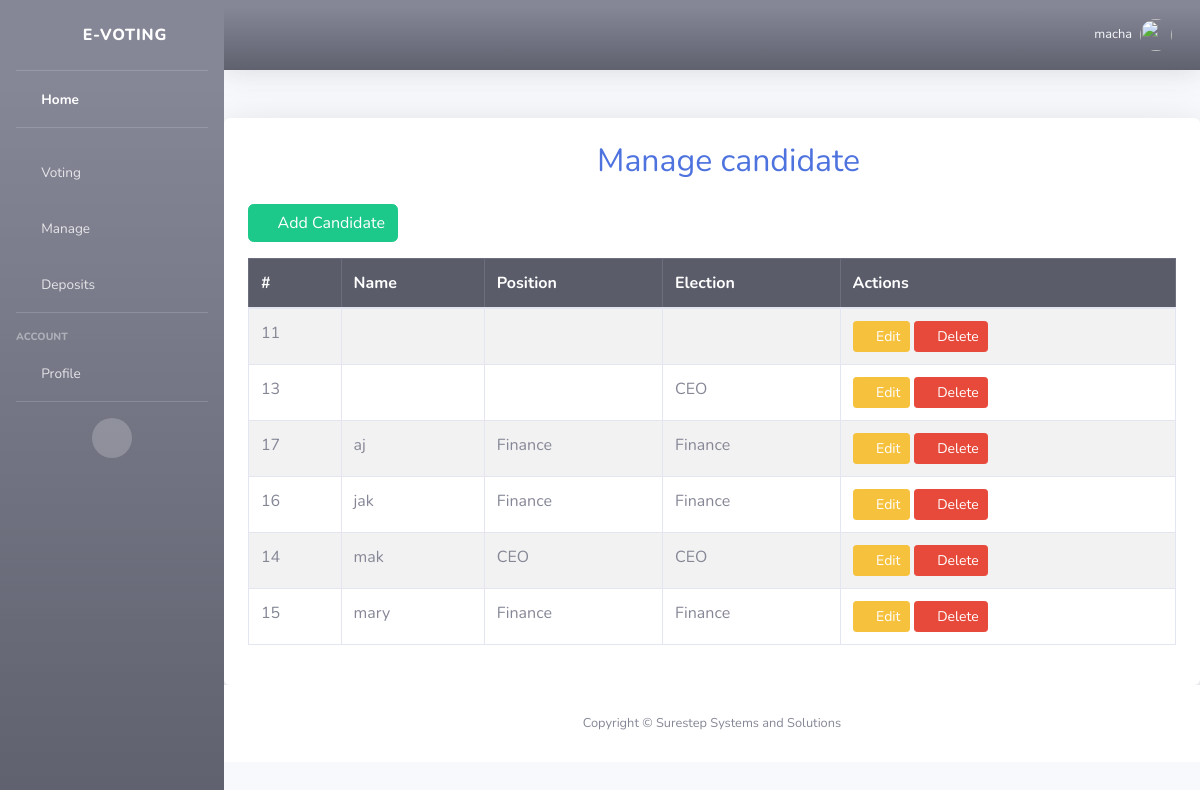
The app's page /manage_cand (signed in), older data.
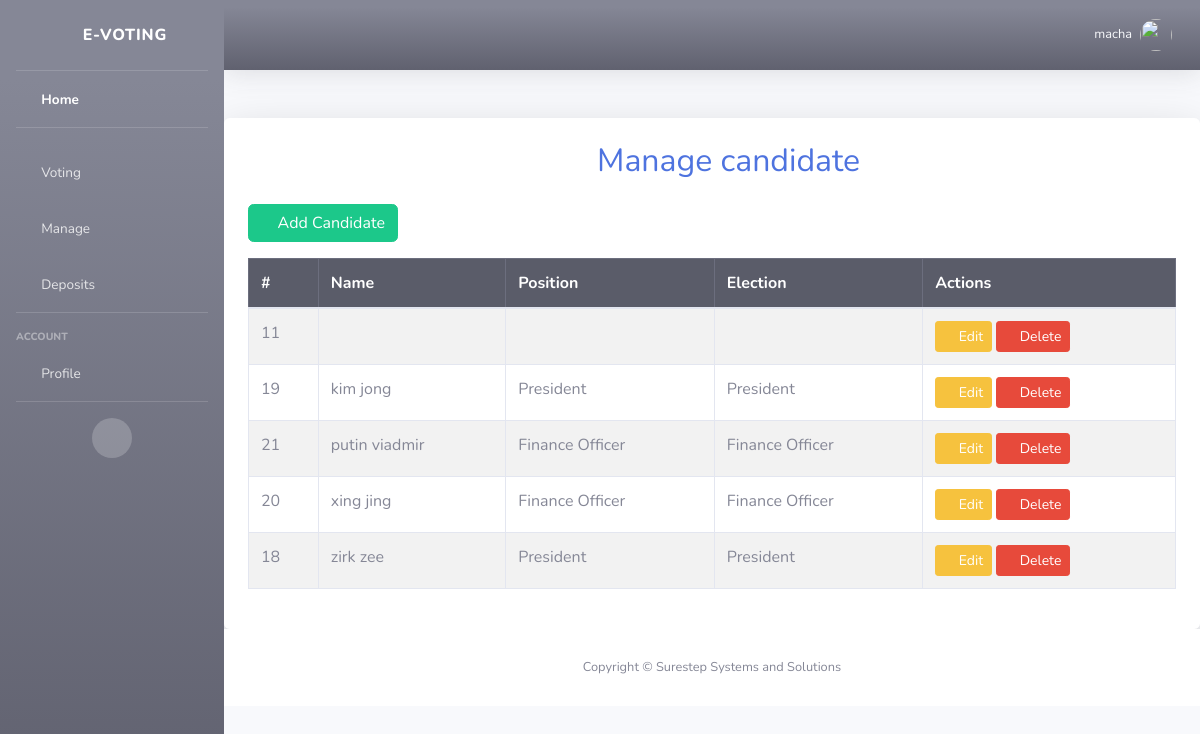
The same page, newer data.
### webapp/models.py (models this page shows, shortened)
class Candidate(models.Model):
    election = models.ForeignKey(Election, on_delete=models.CASCADE, null=True, blank=True)
    name = models.CharField(max_length=200)
    position = models.CharField(max_length=255, default="unknown")
    profile_picture = models.ImageField(upload_to='candidate_pics/', blank=True, null=True)

class Election(models.Model):
    STATUS_CHOICES = [
        ('pending', 'Pending'),
        ('active', 'Active'),
    ]
    name = models.CharField(max_length=255, unique=True)
    date = models.DateField()
    created_at = models.DateTimeField(default=timezone.now)
    status = models.CharField(max_length=10, choices=STATUS_CHOICES, default='pending')

### webapp/views.py (the view)
# urls.py: path("manage_cand", views.manage_candidates, name='manage_cand'),
@login_required
def manage_candidates(request):
    try:
        position = request.GET.get('position', '')  # Get filter from query params
        if position:
            candidates = Candidate.objects.filter(position=position).order_by('name')
        else:
            candidates = Candidate.objects.all().order_by('name')
    except Exception as e:
        messages.error(request, f"Error fetching candidates: {str(e)}")
        candidates = []
    return render(request, 'manage_cand.html', {'candidates': candidates, 'selected_position': position})

### webapp/templates/manage_cand.html (shortened to what this page needs)
{% extends 'base.html' %}
{% block content %}
<div class="container mt-5 p-4 shadow-lg bg-white rounded">
    <h2 class="text-center text-primary mb-4">
        <i class="fas fa-users"></i> Manage candidate
    </h2>
    <div class="text-end mb-3">
        <a href="{% url 'create_candidate' %}" class="btn btn-success">
            <i class="fas fa-user-plus"></i> Add Candidate
        </a>
    </div>
    <table class="table table-striped table-bordered">
        <thead class="table-dark">
            <tr>
                <th>#</th>
                <th>Name</th>
                <th>Position</th>
                <th>Election</th>
                <th>Actions</th>
            </tr>
        </thead>
        <tbody>
            {% for candidate in candidates %}
            <tr id="candidate-row-{{ candidate.id }}">
                <td>{{ candidate.id }}</td>
                <td id="name-{{ candidate.id }}">{{ candidate.name }}</td>
                <td id="position-{{ candidate.id }}">{{ candidate.position }}</td>
                <td>{{ candidate.election.name }}</td>
                <td>
                    <button onclick="editCandidate({{ candidate.id }})" class="btn btn-warning btn-sm">
                        <i class="fas fa-edit"></i> Edit
                    </button>
                    <button onclick="deleteCandidate({{ candidate.id }})" class="btn btn-danger btn-sm">
                        <i class="fas fa-trash"></i> Delete
                    </button>
                </td>
            </tr>
            {% empty %}
            <tr>
                <td colspan="5" class="text-center">No candidates found.</td>
            </tr>
            {% endfor %}
        </tbody>
    </table>
</div>
{% endblock %}

Row changes from the older to the newer data that the page shows:
removed Candidate: id "13", election.name "CEO"
removed Candidate: id "17", name "aj", position "Finance", election.name "Finance"
removed Candidate: id "16", name "jak", position "Finance", election.name "Finance"
removed Candidate: id "14", name "mak", position "CEO", election.name "CEO"
removed Candidate: id "15", name "mary", position "Finance", election.name "Finance"
added Candidate: id "19", name "kim jong", position "President", election.name "President"
added Candidate: id "21", name "putin viadmir", position "Finance Officer", election.name "Finance Officer"
added Candidate: id "20", name "xing jing", position "Finance Officer", election.name "Finance Officer"
added Candidate: id "18", name "zirk zee", position "President", election.name "President"
